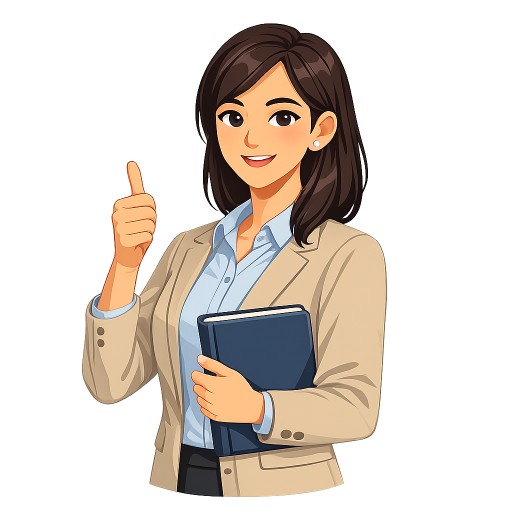
#> input picture assets-source/characters/aisha.png, 1024 x 1024 px (shown at 1/2 size); its folder holds only this picture in this run
$ python optimize_characters.py
#> lines starting #> are read from the running program, lines starting #| are printed output that depends on the picture
#!/usr/bin/env python3
"""
Подготовка изображений персонажей.

Исходники — 1024×1024 PNG по ~1,6 МБ (всего около 11 МБ), а на экране они
занимают 44–96 px. Для офлайн-приложения и APK это неоправданно много.
Плюс вокруг фигур запечена полупрозрачная серая дымка (альфа 30–60),
из-за которой персонаж выглядел вставленным в грязный прямоугольник.

Скрипт: гасит дымку, обрезает по фигуре, уменьшает и сохраняет WebP.
Запуск: python3 tools/optimize_characters.py
"""
import pathlib
from PIL import Image

SRC = pathlib.Path("public/characters")
OUT = pathlib.Path("public/characters")
SIZE = 320

HAZE_CUT = 90     # ниже — считаем дымкой и убираем полностью
SOLID_FROM = 150  # выше — оставляем как есть; между ними плавный переход


def clean_alpha(value: int) -> int:
    if value <= HAZE_CUT:
        return 0
    if value >= SOLID_FROM:
        return value
    return round((value - HAZE_CUT) / (SOLID_FROM - HAZE_CUT) * SOLID_FROM)


def process(path: pathlib.Path) -> tuple[int, int]:
    im = Image.open(path).convert("RGBA")
#> im is the input picture: PIL image 1024x1024 RGBA; mean R, G, B, A 123.8, 107, 93.2, 94.3
    before = path.stat().st_size

    alpha = im.getchannel("A").point(clean_alpha)
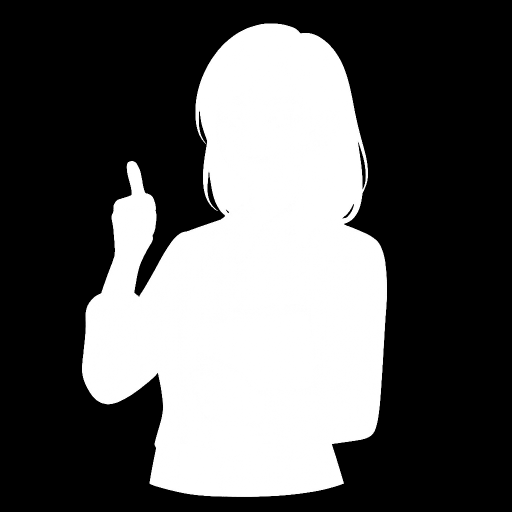
#> alpha: PIL image 1024x1024 L (shown at 1/2 size); min 0, max 255, mean 94.2
    im.putalpha(alpha)

    box = im.getbbox()          # обрезаем пустые поля после чистки
#> box = (164, 47, 774, 994)
    if box:
        im = im.crop(box)
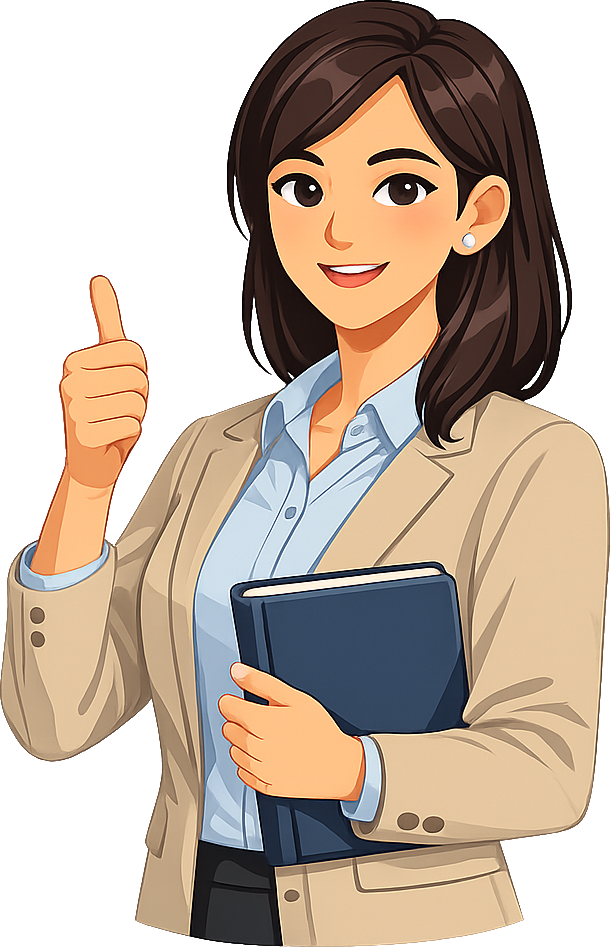
#> im: PIL image 610x947 RGBA; mean R, G, B, A 147.1, 123.4, 103.5, 171; transparent parts drawn white

    im.thumbnail((SIZE, SIZE), Image.LANCZOS)
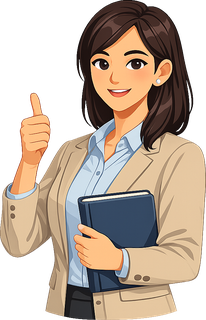
#> im: PIL image 206x320 RGBA; mean R, G, B, A 112.8, 95.7, 80.5, 171.1; transparent parts drawn white

    dst = OUT / f"{path.stem}.webp"
    im.save(dst, "WEBP", quality=88, method=6)
#> (the run stopped early here; a loop or call above may not have finished)

$ run again, on assets-source/characters/teacher.png
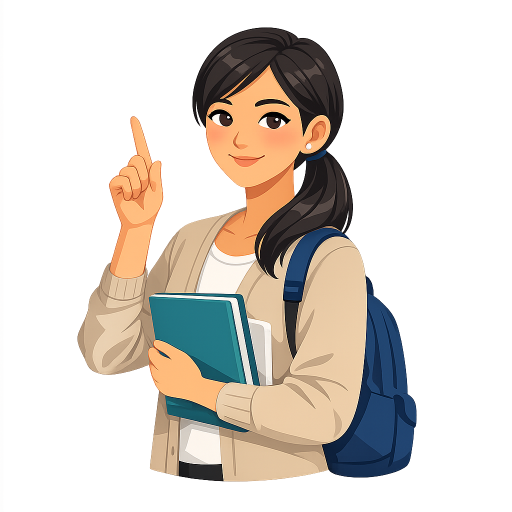
#> input picture assets-source/characters/teacher.png, 1024 x 1024 px (shown at 1/2 size)
#> in process, im is the input picture: PIL image 1024x1024 RGBA; mean R, G, B, A 107.2, 94.1, 82.3, 92.9
#> in process, `alpha = im.getchannel("A").point(clean_alpha)`:
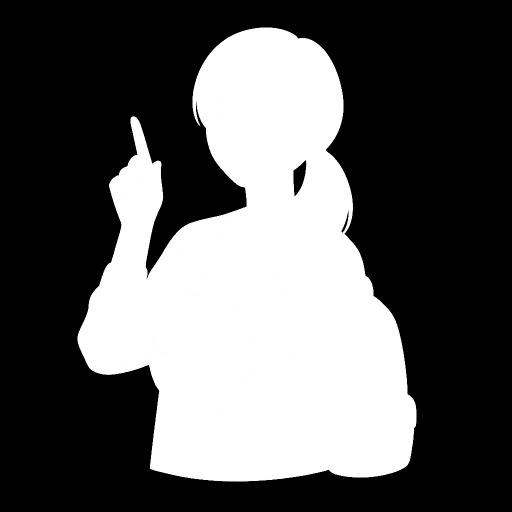
#> alpha: PIL image 1024x1024 L (shown at 1/2 size); min 0, max 255, mean 92.5
#> box = (155, 55, 833, 963)
#> in process, `im.thumbnail((SIZE, SIZE), Image.LANCZOS)`:
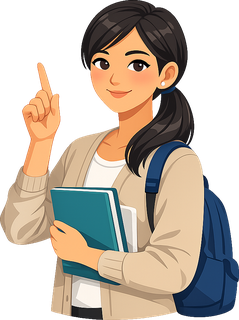
#> im: PIL image 239x320 RGBA; mean R, G, B, A 100.1, 88.2, 75.4, 157.6; transparent parts drawn white
